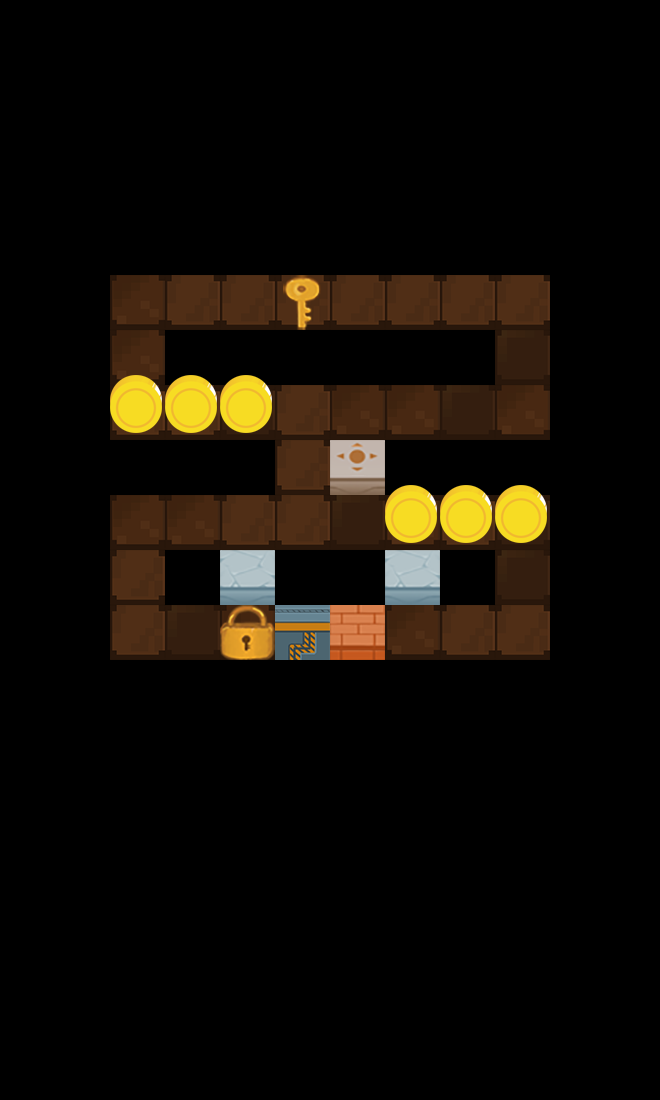

A level layout from a 2D game, rendered from its tile map. Below: a short description, then the map file with tile-grid data replaced by summaries:
An orthogonal 12x20 tile map with 55x55 px tiles, 3 tile layers (layer1, layer2, layer3) and 1 object (startPos).

<map version="1.0" orientation="orthogonal" renderorder="right-down" width="12" height="20" tilewidth="55" tileheight="55">
 <tileset firstgid="1" name="element2" tilewidth="55" tileheight="55">
  <image source="element2.png" width="715" height="715" />
 </tileset>
 <layer name="layer1" width="12" height="20">
  <data>[240 cells, 40 non-empty, 3 distinct tile ids]</data>
 </layer>
 <layer name="layer2" width="12" height="20">
  <data>[240 cells, 59 non-empty, 8 distinct tile ids]</data>
 </layer>
 <layer name="layer3" width="12" height="20">
  <data>[240 cells, 6 non-empty, 1 distinct tile ids]</data>
 </layer>
 <objectgroup name="objLayer">
  <object name="startPos" x="410.667" y="632">
   <properties>
    <property name="dir" value="right" />
   </properties>
  </object>
 </objectgroup>
</map>
